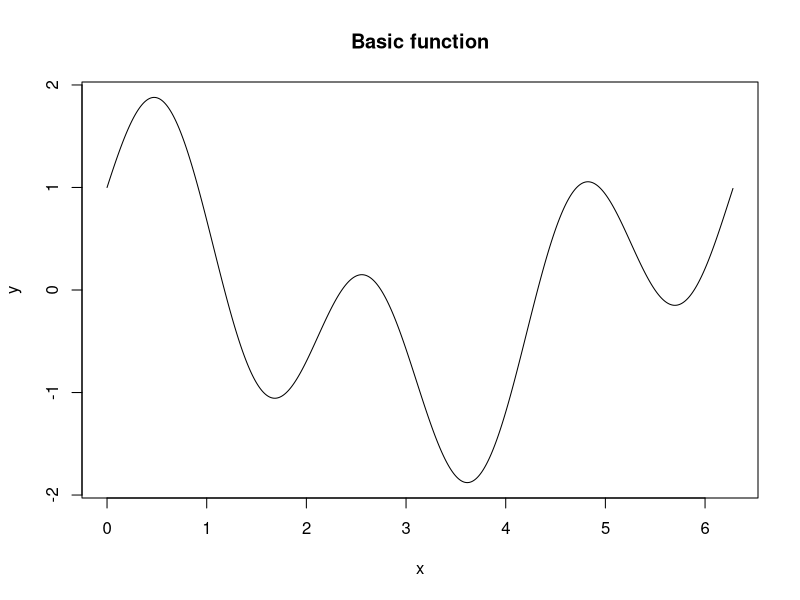
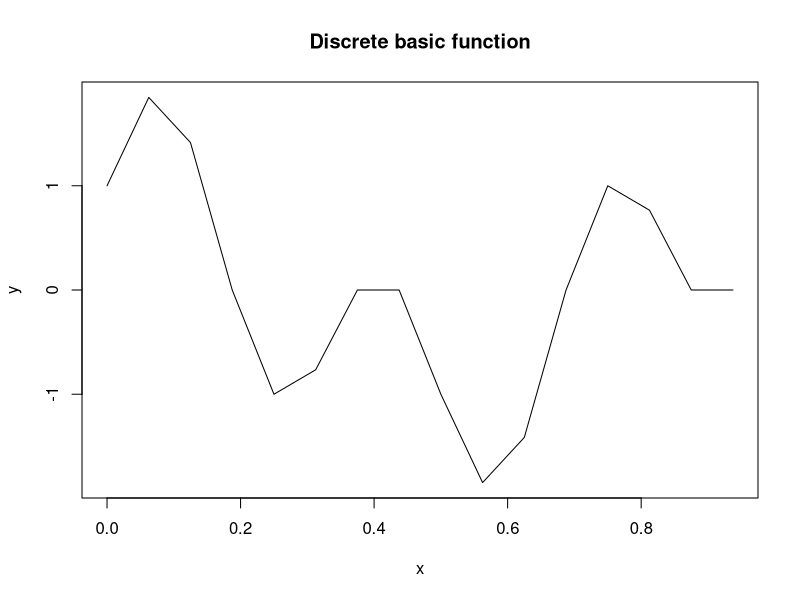
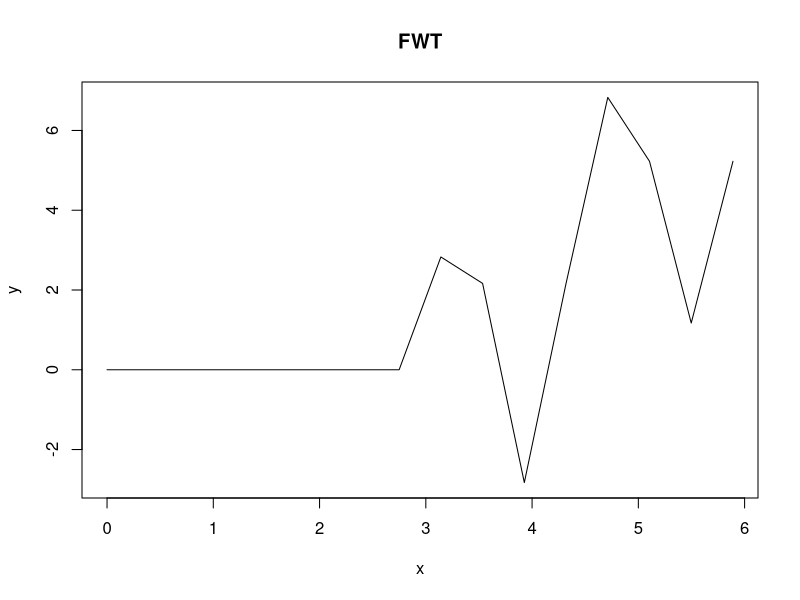

The R source for these figures, in order:
# Made by IvAlex

y <- function(x) {
  sin(3 * x) + cos(x)
}

custom_plot <- function(x, y, head_title) {
  plot(x, y, type = "l", xlab = "x", ylab = "y", main = head_title)
}

# Dots num
N <- 16

#Period
T <- 2 * pi

#Interval
a <- 0
b <- a + T

# 
custom_seq_interval = function(from, before, num_intervals){
  res <- seq(from, before, length.out = (num_intervals + 1))
  res[-length(res)]
}

# basic function
basic_xdots <- seq(a, b, by = 0.01)
basic_ydots <- y(basic_xdots)
custom_plot(basic_xdots, basic_ydots, "Basic function")

#discrete basic function
normilized_xdots <- custom_seq_interval(0, 1, N)
basic_xdots <- custom_seq_interval(a, b, N)
basic_ydots <- y(basic_xdots)
custom_plot(normilized_xdots, basic_ydots, "Discrete basic function")

#custom sign
custom_sign <- function(num) {
  return (if (sign(num) > 0) 1 else (-1))
}

#Rademacher function
r <- function(k, t) {
  if (t < 0 || t >= 1)
  {
    stop("t must be in interval [0; 1)")
  }
  custom_sign(sin((2 ^ k) * pi * t))
}

number2binary = function(number, noBits) {
  binary_vector = rev(as.numeric(intToBits(number)))
  binary_vector[-(1:(length(binary_vector) - noBits))]
}

#Walsh function
wal <- function(n, t, r_num) {
  n_bin <- c(0, number2binary(n, r_num))
  res <- 1
  
  for(k in seq(1, r_num, by = 1)) {
    # because array indexes from 1
    if (xor(n_bin[r_num - k + 2], n_bin[r_num - k + 1])) {
      res <- res * r(k, t)
    }
  }
  
  res
}

#Test (temp)
wal(6, 0.9, 3)

FWT <- function(dots, size) {
  if (size >= 4) {
    indexes <- seq(1, size / 2, by = 1)
    
    seq1 <- c()
    seq2 <- c()
    
    for(i in indexes) {
      seq1 <- c(seq1, (dots[i + size / 2] + dots[i]))
      seq2 <- c(seq2, (dots[i] - dots[i + size / 2]))
    }
    res <- c(FWT(seq1, size / 2), FWT(seq2, size / 2))
    res
  } else {
    dots
  }
}

res <- FWT(basic_ydots, N)
custom_plot(basic_xdots, res, "FWT")
